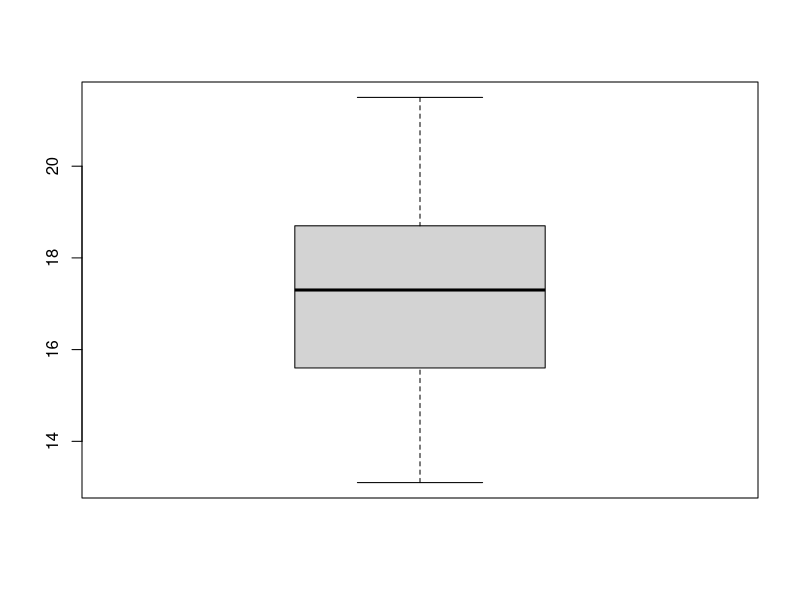
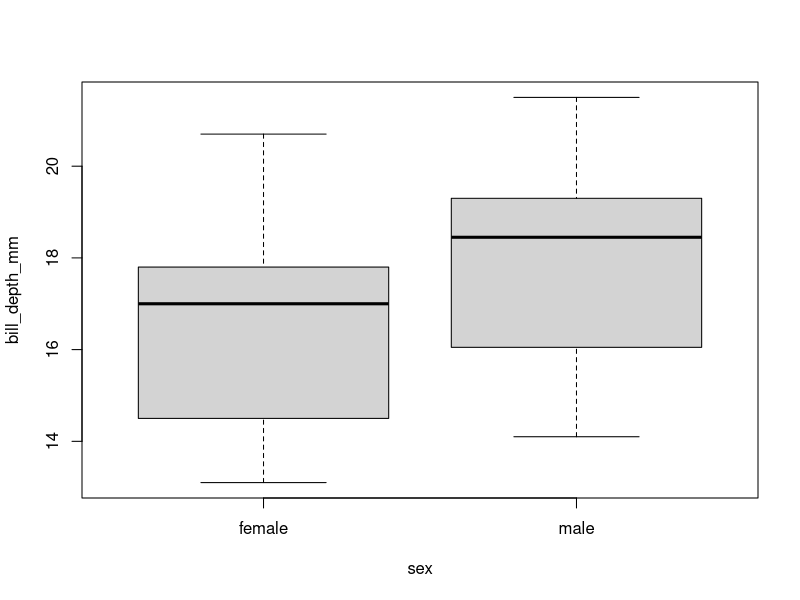
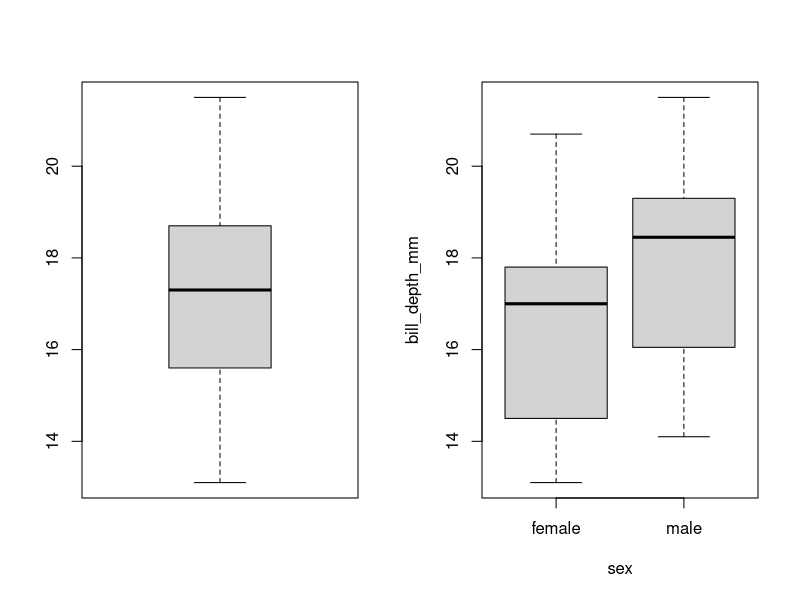
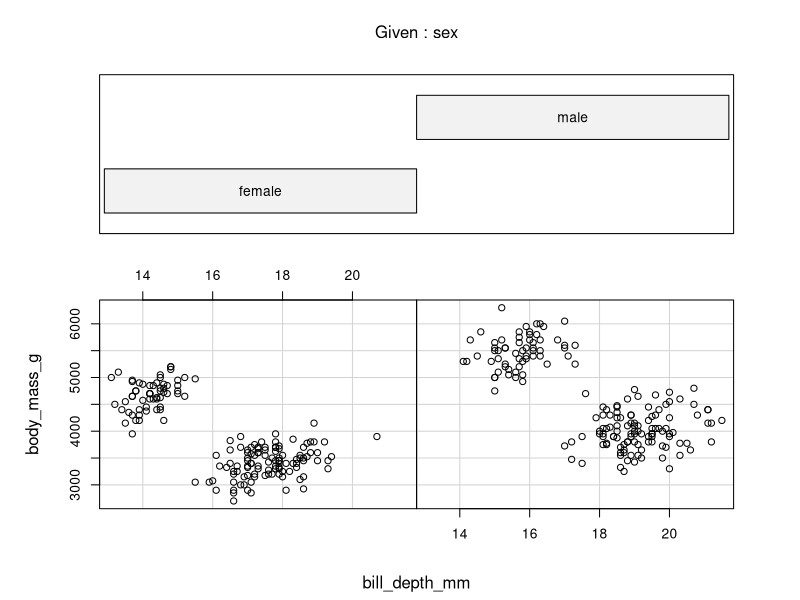
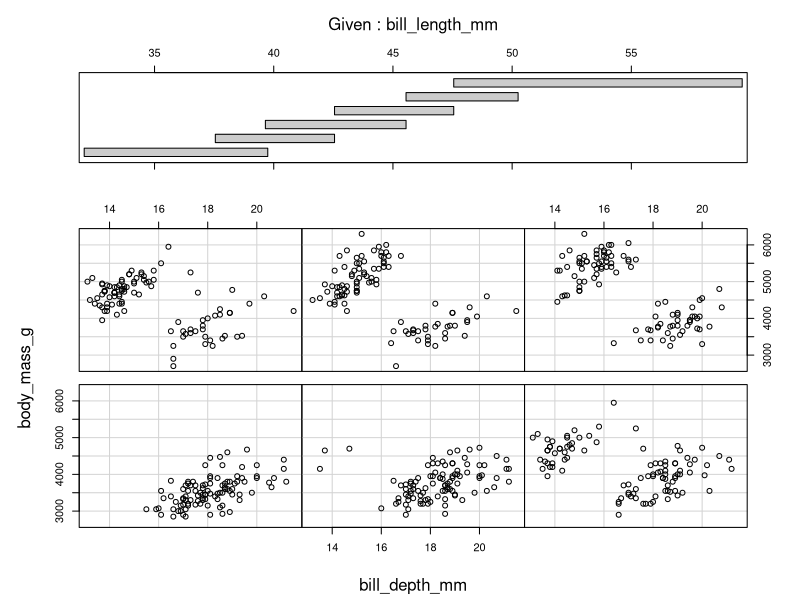
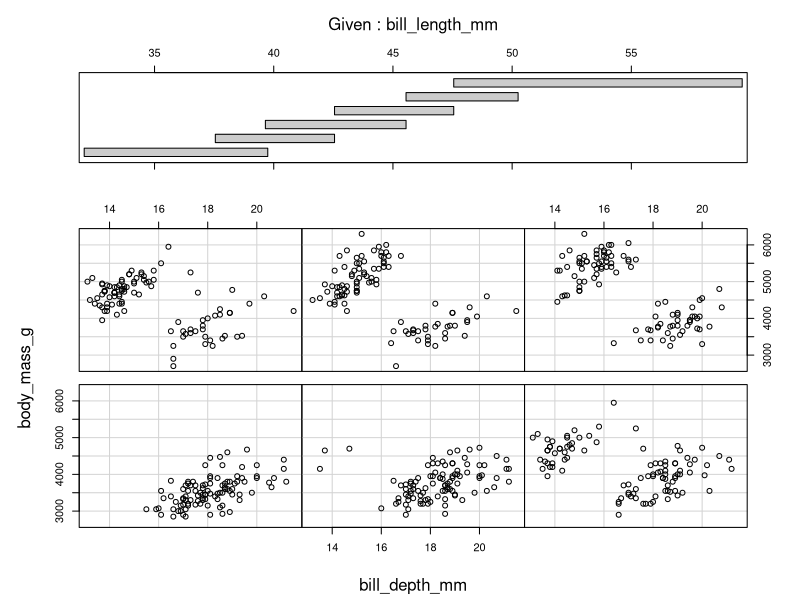
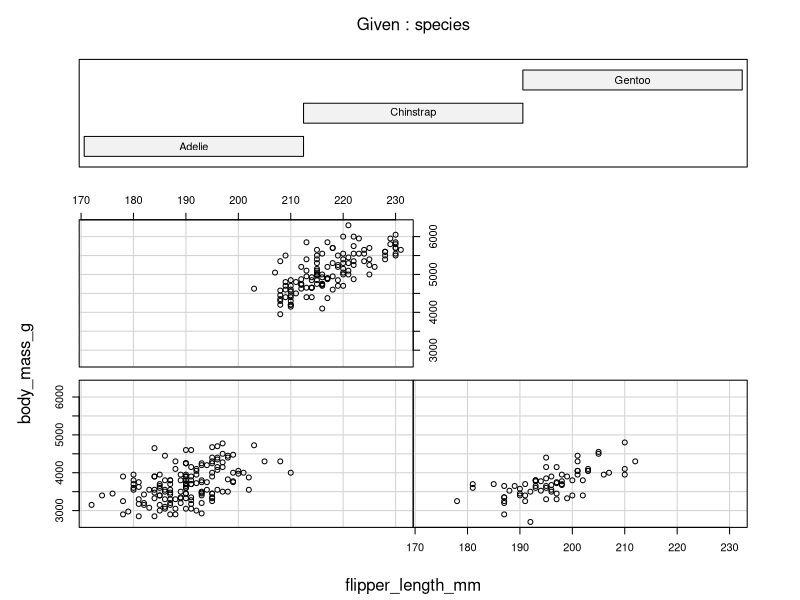
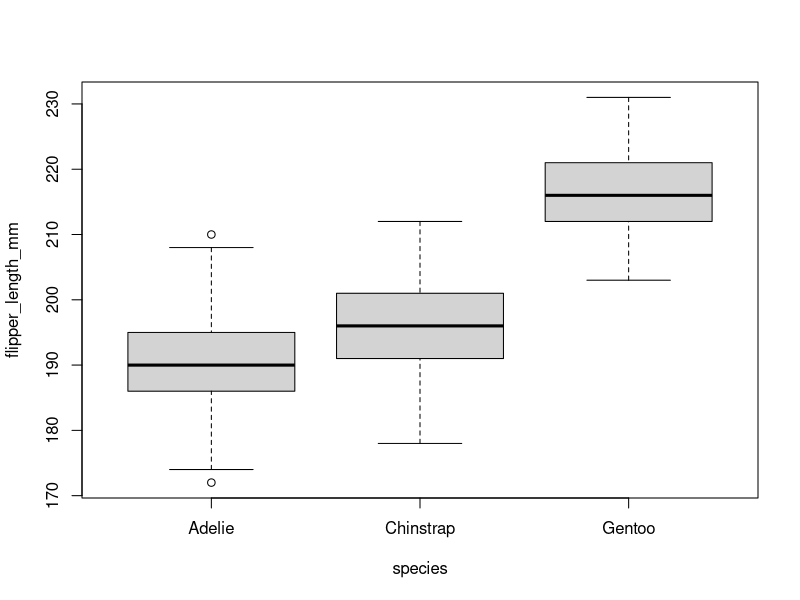

These charts were generated, in order, by the following R code:
install.packages("palmerpenguins")
install.packages("here")
require(palmerpenguins)
require(here)

penguins = data.frame(penguins)
mean(penguins$body_mass_g, na.rm=TRUE)
head(penguins)

boxplot(penguins$bill_depth_mm)
boxplot(bill_depth_mm ~ sex, data = penguins)

par(mfrow = c(1, 2))
boxplot(penguins$bill_depth_mm)
boxplot(bill_depth_mm ~ sex, data = penguins)
dev.off()

coplot(body_mass_g ~ bill_depth_mm | sex, data = penguins)
coplot(body_mass_g ~ bill_depth_mm | bill_length_mm, data = penguins)

require(here)
png(filename = here("coplot1.png"), width = 800, height = 600)
coplot(body_mass_g ~ bill_depth_mm | bill_length_mm, data = penguins)
dev.off()

png(filename = here("coplot2.png"), width = 800, height = 600)
coplot(body_mass_g ~ flipper_length_mm | species, data = penguins)
dev.off()

png(filename = here("coplot3.png"), width = 800, height = 600)
boxplot(flipper_length_mm ~ species, data = penguins)
dev.off()
